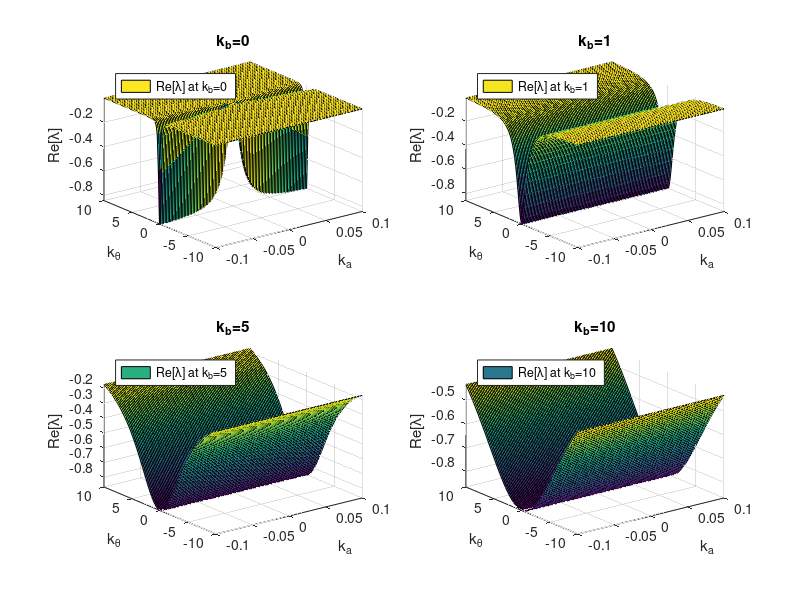

Here is the MATLAB script that generated this plot:
clc
clear
% 用来算平凡解

%系数
% A=u_a^*
% B=\frac{1}{\rho\phi}
% C=\alpha
% D=k_a
% E=k_{\theta}
% F=k_b
% H=\frac{1}{h_2}
% X=\lambda - here is F
A=1;
B=1;
C=pi/6;

F=0;

H=1;

%网格
L = 0.1;
x = linspace(-L,L,100);
y = linspace(-100*L,100*L,100);

[X,Y]=meshgrid(x,y);

%解的函数关系
UP=A.*H.*(-X.^4 - X.^2.*Y.^2.*H.^2 - 2.*X.^2.*F.^2 - X.^2.*H.^2.*cos(C).^2 - 2.*X.*F.*H.^2.*sin(C).*cos(C) - Y.^2.*F.^2.*H.^2 - F.^4 + F.^2.*H.^2.*cos(C).^2 - F.^2.*H.^2).*cos(C)./(H.^2.*(X.*cos(C) + F.*sin(C)).^2 + (X.^2 + Y.^2.*H.^2 + F.^2).^2);

%
subplot(2,2,1)
surf(X,Y,UP);

zlim([-inf,inf])
legend('Re[\lambda] at k_b=0','Location','northwest');
title('k_b=0')
xlabel('k_a')
ylabel('k_{\theta}')
zlabel('Re[\lambda]')

hold on
%
F=1;

%解的函数关系
UP=A.*H.*(-X.^4 - X.^2.*Y.^2.*H.^2 - 2.*X.^2.*F.^2 - X.^2.*H.^2.*cos(C).^2 - 2.*X.*F.*H.^2.*sin(C).*cos(C) - Y.^2.*F.^2.*H.^2 - F.^4 + F.^2.*H.^2.*cos(C).^2 - F.^2.*H.^2).*cos(C)./(H.^2.*(X.*cos(C) + F.*sin(C)).^2 + (X.^2 + Y.^2.*H.^2 + F.^2).^2);

%
subplot(2,2,2)
surf(X,Y,UP);

zlim([-inf,inf])
legend('Re[\lambda] at k_b=1','Location','northwest');
title('k_b=1')
xlabel('k_a')
ylabel('k_{\theta}')
zlabel('Re[\lambda]')

hold on
%
F=5;

%解的函数关系
UP=A.*H.*(-X.^4 - X.^2.*Y.^2.*H.^2 - 2.*X.^2.*F.^2 - X.^2.*H.^2.*cos(C).^2 - 2.*X.*F.*H.^2.*sin(C).*cos(C) - Y.^2.*F.^2.*H.^2 - F.^4 + F.^2.*H.^2.*cos(C).^2 - F.^2.*H.^2).*cos(C)./(H.^2.*(X.*cos(C) + F.*sin(C)).^2 + (X.^2 + Y.^2.*H.^2 + F.^2).^2);

%
subplot(2,2,3)
surf(X,Y,UP);

zlim([-inf,inf])
legend('Re[\lambda] at k_b=5','Location','northwest');
title('k_b=5')
xlabel('k_a')
ylabel('k_{\theta}')
zlabel('Re[\lambda]')

hold on

%
F=10;

%解的函数关系
UP=A.*H.*(-X.^4 - X.^2.*Y.^2.*H.^2 - 2.*X.^2.*F.^2 - X.^2.*H.^2.*cos(C).^2 - 2.*X.*F.*H.^2.*sin(C).*cos(C) - Y.^2.*F.^2.*H.^2 - F.^4 + F.^2.*H.^2.*cos(C).^2 - F.^2.*H.^2).*cos(C)./(H.^2.*(X.*cos(C) + F.*sin(C)).^2 + (X.^2 + Y.^2.*H.^2 + F.^2).^2);

%
subplot(2,2,4)
surf(X,Y,UP);

zlim([-inf,inf])
legend('Re[\lambda] at k_b=10','Location','northwest');
title('k_b=10')
xlabel('k_a')
ylabel('k_{\theta}')
zlabel('Re[\lambda]')

hold on








%title('characteristic plane Re[\lambda]-(k_a,k_{\theta}) at special k_b of real-state')
